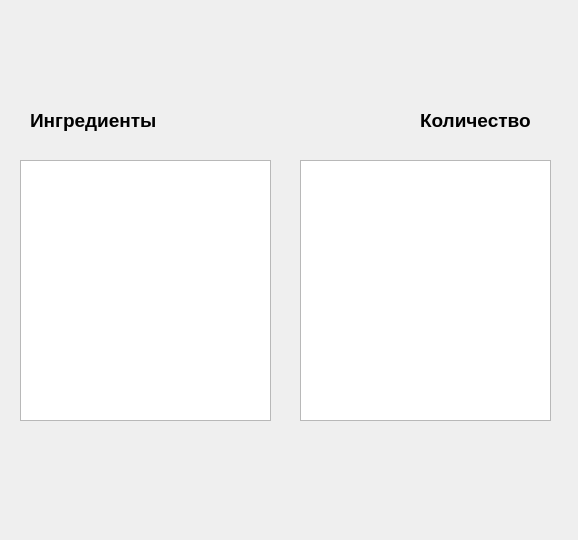
<?xml version="1.0" encoding="UTF-8"?>
<ui version="4.0">
 <class>Form</class>
 <widget class="QWidget" name="Form">
  <property name="geometry">
   <rect>
    <x>0</x>
    <y>0</y>
    <width>578</width>
    <height>540</height>
   </rect>
  </property>
  <property name="windowTitle">
   <string>Form</string>
  </property>
  <widget class="QLabel" name="titleLabel">
   <property name="geometry">
    <rect>
     <x>20</x>
     <y>10</y>
     <width>371</width>
     <height>51</height>
    </rect>
   </property>
   <property name="font">
    <font>
     <pointsize>12</pointsize>
    </font>
   </property>
   <property name="text">
    <string/>
   </property>
  </widget>
  <widget class="QLabel" name="label">
   <property name="geometry">
    <rect>
     <x>30</x>
     <y>100</y>
     <width>131</width>
     <height>41</height>
    </rect>
   </property>
   <property name="font">
    <font>
     <pointsize>14</pointsize>
     <weight>75</weight>
     <bold>true</bold>
    </font>
   </property>
   <property name="text">
    <string>Ингредиенты</string>
   </property>
  </widget>
  <widget class="QTextBrowser" name="text1">
   <property name="geometry">
    <rect>
     <x>20</x>
     <y>160</y>
     <width>251</width>
     <height>261</height>
    </rect>
   </property>
   <property name="font">
    <font>
     <pointsize>14</pointsize>
    </font>
   </property>
  </widget>
  <widget class="QLabel" name="label_2">
   <property name="geometry">
    <rect>
     <x>420</x>
     <y>100</y>
     <width>131</width>
     <height>41</height>
    </rect>
   </property>
   <property name="font">
    <font>
     <pointsize>14</pointsize>
     <weight>75</weight>
     <bold>true</bold>
    </font>
   </property>
   <property name="text">
    <string>Количество</string>
   </property>
  </widget>
  <widget class="QTextBrowser" name="text2">
   <property name="geometry">
    <rect>
     <x>300</x>
     <y>160</y>
     <width>251</width>
     <height>261</height>
    </rect>
   </property>
   <property name="font">
    <font>
     <pointsize>14</pointsize>
    </font>
   </property>
  </widget>
 </widget>
 <resources/>
 <connections/>
</ui>
